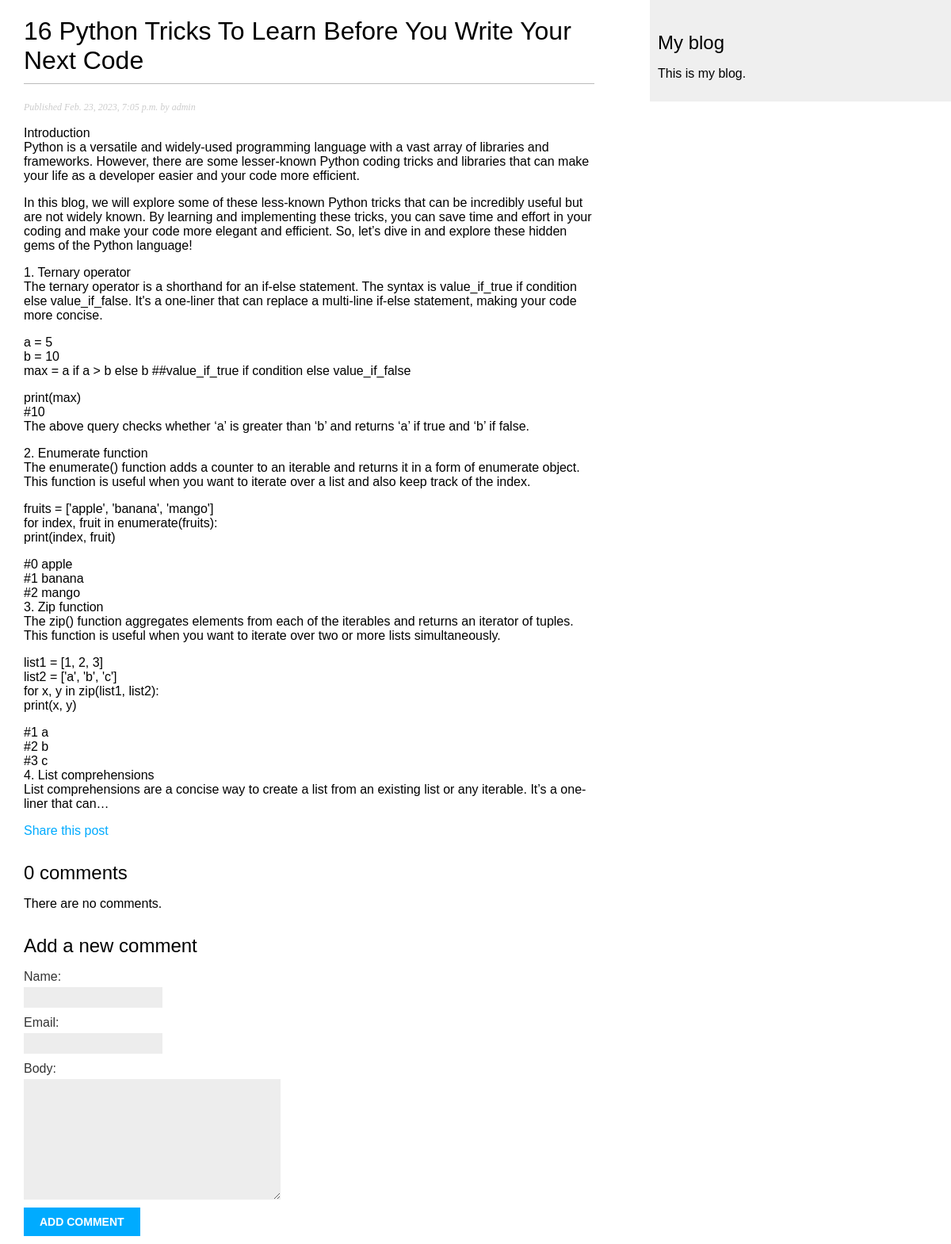
The app's page /blog/2023/2/23/16-python-tricks-to-learn-before-you-write-your-next-code/ with its own data.
### blog/models.py (models this page shows, shortened)
class Post(models.Model):
    class Status(models.TextChoices):
        DRAFT = 'DF', 'Draft'
        PUBLISHED = 'PD', 'Published'
    title = models.CharField(max_length=250)
    slug = models.SlugField(max_length=250, unique_for_date="publish")
    author = models.ForeignKey(User, on_delete=models.CASCADE, related_name='blog_posts')
    body = models.TextField()
    publish = models.DateTimeField(default=timezone.now)
    created = models.DateTimeField(auto_now_add=True)
    updates = models.DateTimeField(auto_now=True)
    status = models.CharField(
        max_length=2, choices=Status.choices, default=Status.DRAFT
    )
    objects = models.Manager()  # The default manager.
    published = PublishedManager()  # Our custom manager.
    class Meta:
        ordering = ['-publish']
        indexes = [
            models.Index(fields=['-publish']),
        ]

### blog/views.py (the view)
# urls.py: path("<int:year>/<int:month>/<int:day>/<slug:post>/", views.post_detail, name="post_detail"),
def post_detail(request, year, month, day, post):
    post = get_object_or_404(
        Post, status=Post.Status.PUBLISHED, slug=post,
        publish__year=year, publish__month=month, publish__day=day
    )
    comments = post.comments.filter(active=True)
    form = CommentForm
    return render(request, "blog/post/detail.html", {'post': post, "comments": comments, "form": form})

### blog/templates/blog/post/detail.html (shortened to what this page needs)
{% extends "blog/base.html" %}
{% block content %}
    <h1>{{ post.title }}</h1>
    <p class="date">
        Published {{ post.publish }} by {{ post.author }}
    </p>
    {{post.body|linebreaks}}
    <p>
        <a href="{% url "blog:post_share" post.id %}">
            Share this post
        </a>
    </p>
    {% with comments.count as total_comments %}
        <h2>
            {{ total_comments }} comment{{ total_comments|pluralize }}
        </h2>
    {% endwith %}
    {% for comment in comments %}
        <div class="comment">
            <p class="info">
                Comment {{ forloop.counter }} by {{ comment.name }}
            </p>
            {{ comment.body|linebreaks }}
        </div>
    {% empty %}
        <p>There are no comments.</p>
    {% endfor %}
    {% include "blog/post/includes/comment_form.html" %}
{% endblock %}

### blog/static/css/blog.css (style rules this page uses)
body { margin:0; padding:0; font-family:helvetica, sans-serif; }
a { color:#00abff; text-decoration:none; }
h1 { font-weight:normal; border-bottom:1px solid #bbb; padding:0 0 10px 0; }
h2 { font-weight:normal; margin:30px 0 0; }
p.date { color:#ccc; font-family: georgia, serif; font-size: 12px; font-style: italic; }
label { float:left; clear:both; color:#333; margin-bottom:4px; }
input, textarea { clear:both; float:left; margin:0 0 10px; background:#ededed; border:0; padding:6px 10px; font-size:12px; }

### records on screen
Post: title "16 Python Tricks To Learn Before You Write Your Next Code", publish "Feb. 23, 2023, 7:05 p.m.", author "admin", body "Introduction Python is a versatile and widely-used programming language with a vast array of libraries and frameworks. However, there are some lesser-known Python coding tricks and libraries that can make your life as a developer easier and your code more efficient. In this blog, we will explore some of these less-known Python tricks that can be incredibly useful but are not widely known. By learning and implementing these tricks, you can save time and effort in your coding and make your code more elegant and efficient. So, let’s dive in and explore these hidden gems of the Python language! 1. Ternary operator The ternary operator is a shorthand for an if-else statement. The syntax is…"

### other values on screen
{{ total_comments }} "0"
